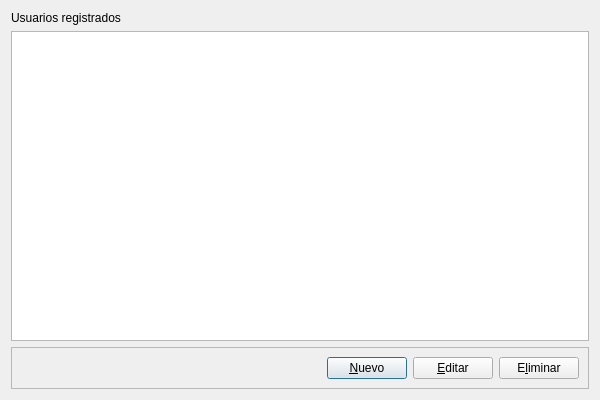
<?xml version="1.0" encoding="UTF-8"?>
<ui version="4.0">
 <class>AdminUsers</class>
 <widget class="QDialog" name="AdminUsers">
  <property name="geometry">
   <rect>
    <x>0</x>
    <y>0</y>
    <width>600</width>
    <height>400</height>
   </rect>
  </property>
  <property name="maximumSize">
   <size>
    <width>600</width>
    <height>400</height>
   </size>
  </property>
  <property name="windowTitle">
   <string>Lista de Usuarios</string>
  </property>
  <layout class="QVBoxLayout" name="verticalLayout">
   <item>
    <widget class="QLabel" name="label">
     <property name="text">
      <string>Usuarios registrados</string>
     </property>
    </widget>
   </item>
   <item>
    <widget class="QTableView" name="tableUsers">
     <property name="cursor" stdset="0">
      <cursorShape>PointingHandCursor</cursorShape>
     </property>
     <property name="editTriggers">
      <set>QAbstractItemView::NoEditTriggers</set>
     </property>
     <property name="tabKeyNavigation">
      <bool>false</bool>
     </property>
     <property name="showDropIndicator" stdset="0">
      <bool>false</bool>
     </property>
     <property name="dragDropOverwriteMode">
      <bool>false</bool>
     </property>
     <property name="selectionBehavior">
      <enum>QAbstractItemView::SelectRows</enum>
     </property>
     <attribute name="horizontalHeaderMinimumSectionSize">
      <number>20</number>
     </attribute>
    </widget>
   </item>
   <item>
    <widget class="QFrame" name="frame">
     <property name="frameShape">
      <enum>QFrame::StyledPanel</enum>
     </property>
     <property name="frameShadow">
      <enum>QFrame::Raised</enum>
     </property>
     <layout class="QHBoxLayout" name="horizontalLayout">
      <item>
       <spacer name="horizontalSpacer">
        <property name="orientation">
         <enum>Qt::Horizontal</enum>
        </property>
        <property name="sizeHint" stdset="0">
         <size>
          <width>40</width>
          <height>20</height>
         </size>
        </property>
       </spacer>
      </item>
      <item>
       <widget class="QPushButton" name="nuevo_button">
        <property name="text">
         <string>&amp;Nuevo</string>
        </property>
       </widget>
      </item>
      <item>
       <widget class="QPushButton" name="editar_button">
        <property name="text">
         <string>&amp;Editar</string>
        </property>
       </widget>
      </item>
      <item>
       <widget class="QPushButton" name="eliminar_button">
        <property name="text">
         <string>E&amp;liminar</string>
        </property>
       </widget>
      </item>
     </layout>
    </widget>
   </item>
  </layout>
 </widget>
 <resources/>
 <connections/>
</ui>
